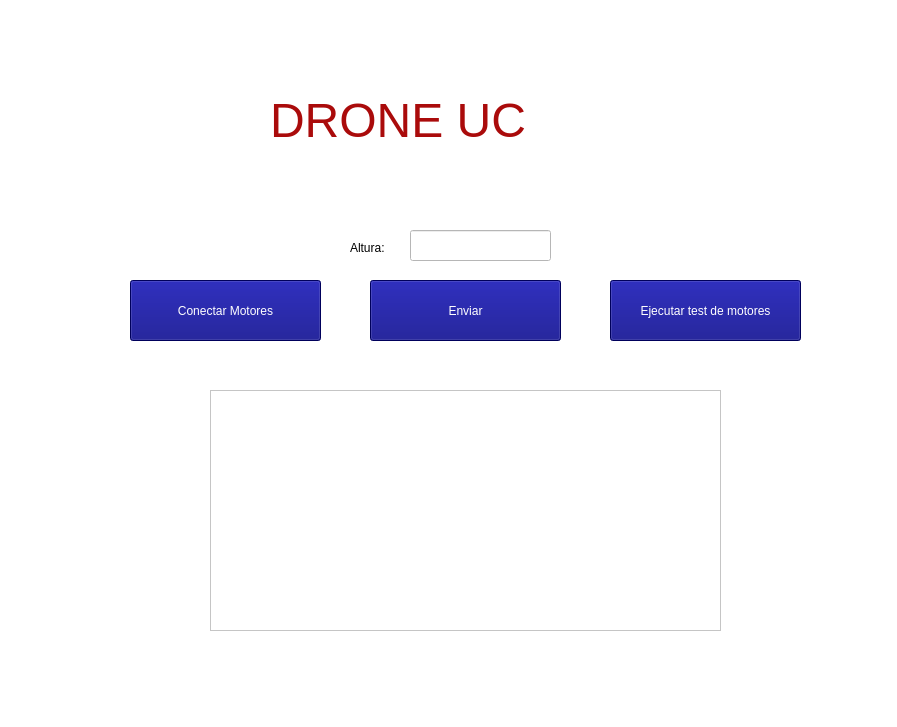
<?xml version="1.0" encoding="UTF-8"?>
<ui version="4.0">
 <class>MainWindow</class>
 <widget class="QMainWindow" name="MainWindow">
  <property name="geometry">
   <rect>
    <x>0</x>
    <y>0</y>
    <width>897</width>
    <height>727</height>
   </rect>
  </property>
  <property name="windowTitle">
   <string>MainWindow</string>
  </property>
  <property name="styleSheet">
   <string notr="true">background-color: rgb(255, 255, 255);</string>
  </property>
  <widget class="QWidget" name="centralwidget">
   <widget class="QLabel" name="Titulo">
    <property name="geometry">
     <rect>
      <x>270</x>
      <y>90</y>
      <width>361</width>
      <height>61</height>
     </rect>
    </property>
    <property name="styleSheet">
     <string notr="true">font: 8pt &quot;Swis721 Blk BT&quot;;
color: rgb(170, 11, 11);</string>
    </property>
    <property name="text">
     <string>&lt;html&gt;&lt;head/&gt;&lt;body&gt;&lt;p&gt;&lt;span style=&quot; font-size:36pt;&quot;&gt;DRONE UC&lt;/span&gt;&lt;/p&gt;&lt;/body&gt;&lt;/html&gt;</string>
    </property>
   </widget>
   <widget class="QTextEdit" name="consola">
    <property name="geometry">
     <rect>
      <x>210</x>
      <y>390</y>
      <width>511</width>
      <height>241</height>
     </rect>
    </property>
    <property name="styleSheet">
     <string notr="true">border-color: rgb(0, 0, 0);</string>
    </property>
   </widget>
   <widget class="QPushButton" name="botonAltura">
    <property name="geometry">
     <rect>
      <x>370</x>
      <y>280</y>
      <width>191</width>
      <height>61</height>
     </rect>
    </property>
    <property name="styleSheet">
     <string notr="true">background-color: rgb(0, 0, 127);
font: 20pt &quot;Arial&quot;;
color: rgb(255, 255, 255);</string>
    </property>
    <property name="text">
     <string>Enviar</string>
    </property>
   </widget>
   <widget class="QLineEdit" name="boxAltura">
    <property name="geometry">
     <rect>
      <x>410</x>
      <y>230</y>
      <width>141</width>
      <height>31</height>
     </rect>
    </property>
    <property name="text">
     <string/>
    </property>
   </widget>
   <widget class="QLabel" name="label">
    <property name="geometry">
     <rect>
      <x>350</x>
      <y>240</y>
      <width>55</width>
      <height>16</height>
     </rect>
    </property>
    <property name="text">
     <string>Altura:</string>
    </property>
   </widget>
   <widget class="QPushButton" name="botonMotores">
    <property name="geometry">
     <rect>
      <x>130</x>
      <y>280</y>
      <width>191</width>
      <height>61</height>
     </rect>
    </property>
    <property name="styleSheet">
     <string notr="true">background-color: rgb(0, 0, 127);
font: 12pt &quot;Arial&quot;;
color: rgb(255, 255, 255);</string>
    </property>
    <property name="text">
     <string>Conectar Motores</string>
    </property>
   </widget>
   <widget class="QPushButton" name="botonTest">
    <property name="geometry">
     <rect>
      <x>610</x>
      <y>280</y>
      <width>191</width>
      <height>61</height>
     </rect>
    </property>
    <property name="styleSheet">
     <string notr="true">background-color: rgb(0, 0, 127);
font: 10pt &quot;Arial&quot;;
color: rgb(255, 255, 255);</string>
    </property>
    <property name="text">
     <string>Ejecutar test de motores</string>
    </property>
   </widget>
  </widget>
  <widget class="QStatusBar" name="statusbar"/>
 </widget>
 <resources/>
 <connections/>
</ui>
